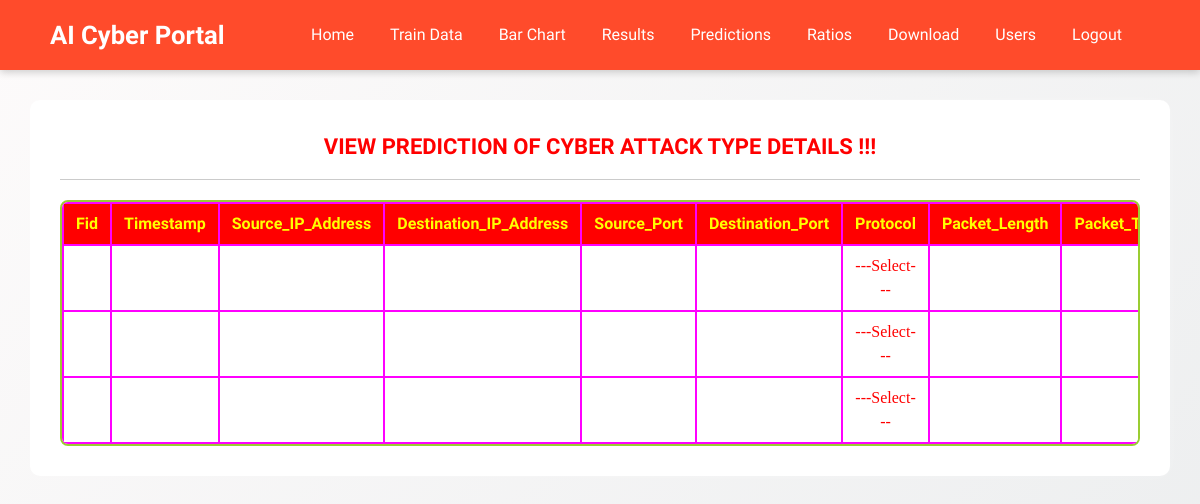
Page /View_Prediction_Of_Cyber_Attack_Type/ on the earlier database version.
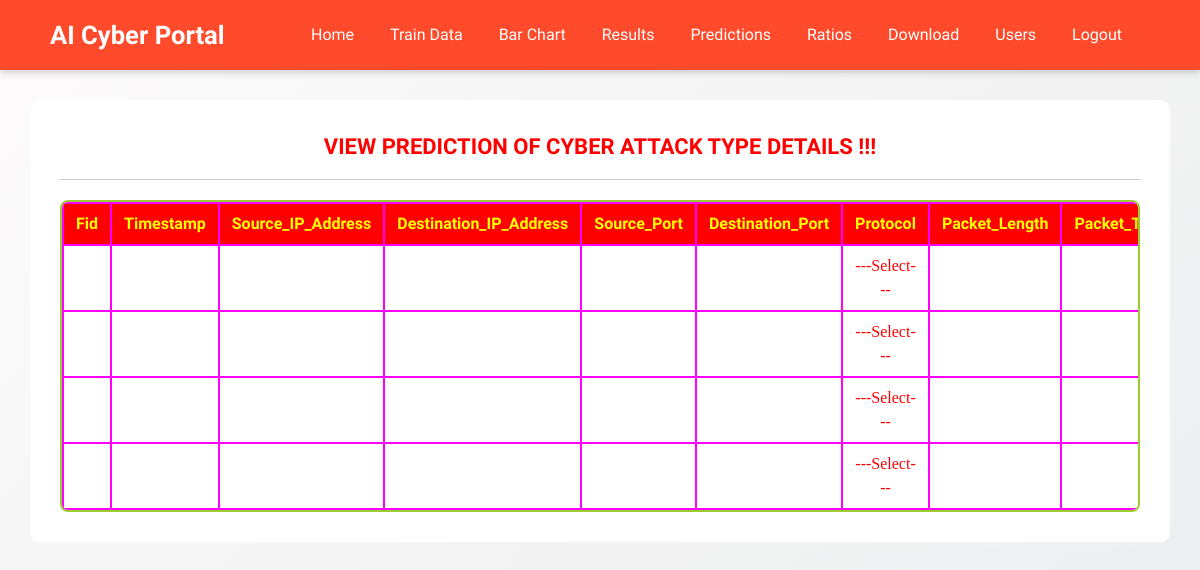
Same page on the later database version.
### Remote_User/models.py (models this page shows)
class cyber_attack_detection(models.Model):
    Fid = models.TextField(null=True, blank=True)
    Timestamp = models.TextField(null=True, blank=True)
    Source_IP_Address = models.TextField(null=True, blank=True)
    Destination_IP_Address = models.TextField(null=True, blank=True)
    Source_Port = models.TextField(null=True, blank=True)
    Destination_Port = models.TextField(null=True, blank=True)
    Protocol = models.TextField(null=True, blank=True)
    Packet_Length = models.TextField(null=True, blank=True)
    Packet_Type = models.TextField(null=True, blank=True)
    Traffic_Type = models.TextField(null=True, blank=True)
    Payload_Data = models.TextField(null=True, blank=True)
    Malware_Indicators = models.TextField(null=True, blank=True)
    Anomaly_Scores = models.TextField(null=True, blank=True)
    Alerts_Warnings = models.TextField(null=True, blank=True)
    Attack_Signature = models.TextField(null=True, blank=True)
    Action_Taken = models.TextField(null=True, blank=True)
    Severity_Level = models.TextField(null=True, blank=True)
    Device_Information = models.TextField(null=True, blank=True)
    Network_Segment = models.TextField(null=True, blank=True)
    Geo_City_location_Data = models.TextField(null=True, blank=True)
    Proxy_Information = models.TextField(null=True, blank=True)
    Firewall_Logs = models.TextField(null=True, blank=True)
    IDS_IPS_Alerts = models.TextField(null=True, blank=True)
    Log_Source = models.TextField(null=True, blank=True)
    Prediction = models.TextField(null=True, blank=True)

### Service_Provider/views.py (the view)
# urls.py: re_path(r'^View_Prediction_Of_Cyber_Attack_Type/$', serviceprovider.View_Prediction_Of_Cyber_Attack_Type, name="View_Prediction_Of_Cyber_Attack_Type"),
def View_Prediction_Of_Cyber_Attack_Type(request):
    obj = cyber_attack_detection.objects.all()
    return render(request, 'SProvider/View_Prediction_Of_Cyber_Attack_Type.html', {'list_objects': obj})

### Template/htmls/SProvider/View_Prediction_Of_Cyber_Attack_Type.html (shortened to what this page needs)
{% extends 'SProvider/Header.html' %}
{% block researchblock %}
<body>
  <div class="container-fluid">
    <div class="container">
      <form role="form" method="POST">
        <fieldset>
          <p class="text-uppercase pull-center style1">
            View Prediction Of Cyber Attack Type Details !!!
          </p>
          <hr>
          <div class="table-container">
            <table>
              <tr>
                <th>Fid</th>
                <th>Timestamp</th>
                <th>Source_IP_Address</th>
                <th>Destination_IP_Address</th>
                <th>Source_Port</th>
                <th>Destination_Port</th>
                <th>Protocol</th>
                <th>Packet_Length</th>
                <th>Packet_Type</th>
              </tr>
              {% for object in list_objects %}
              <tr>
                <td>{{object.Fid}}</td>
                <td>{{object.Timestamp}}</td>
                <td>{{object.Source_IP_Address}}</td>
                <td>{{object.Destination_IP_Address}}</td>
                <td>{{object.Source_Port}}</td>
                <td>{{object.Destination_Port}}</td>
                <td>{{object.Protocol}}</td>
                <td>{{object.Packet_Length}}</td>
                <td>{{object.Packet_Type}}</td>
              </tr>
              {% endfor %}
            </table>
          </div>
        </fieldset>
      </form>
    </div>
  </div>
</body>
{% endblock %}

Differences in the rows shown:
added cyber_attack_detection: Protocol "---Select---"
